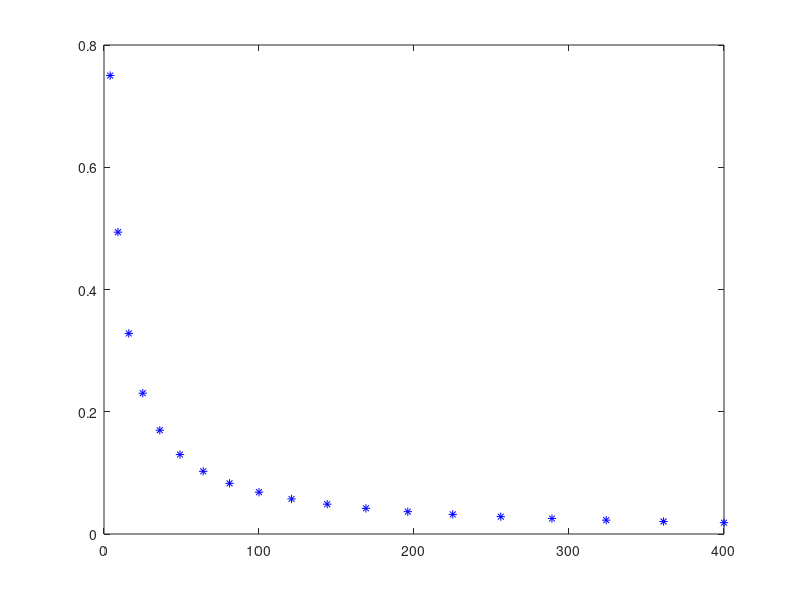

This chart was generated by the following MATLAB code:
clear
close all
% 
% env = 'sample';

n = 2:20;
sparsity = zeros(1, length(n));
for ii = n
%create obstacles
% [ costs, P_tr, obst, n_rows, n_cols ] = add_obstacles(env );
n_rows = ii;
n_cols = ii;
costs = ones(n_rows, n_cols);

%build adjacency matrix
V = n_rows*n_cols; %total number of nodes
% N = V^2;
i_vals = [];
j_vals = [];
dist = [];

P_tr_thresh = .850;

tic
for i = 1:V    %for each row in adjacency matrix
   if (mod(i,n_cols) >0) %if it isn't on the right edge of grid 
    j_vals(end+1) = i; %add node to right
    i_vals(end+1) = i+1;
    dist(end+1) = 1;
   end

   if (mod(i, n_cols) ~=1) %if node isn't on the left edge of grid
    j_vals(end+1) = i; %add node to left
    i_vals(end+1) = i-1;
    dist(end+1) = 1;
   end
   
   if (i> n_cols) %if vertex isn't on top of grid
    j_vals(end+1) = i ;   %add next node up
    i_vals(end+1) = i - n_cols;
    dist(end+1) = 1;
       if (mod(i,n_cols) >0) %if it isn't on the right edge of grid 
        j_vals(end+1) = i; %add node to diagonal right
        i_vals(end+1) = i+1 - n_cols;
        dist(end+1) = sqrt(2);
       end
% 
       if (mod(i, n_cols) ~=1) %if node isn't on the left edge of grid
        j_vals(end+1) = i; %add node to diagonal left
        i_vals(end+1) = i-1 -n_cols;
        dist(end+1) = sqrt(2);
       end
   end
   
   if (i<=(V- n_cols))   %if vertex isn't on bottom of grid
    j_vals(end+1) = i ;  %add next node down
    i_vals(end+1) = i+n_cols ;
    dist(end+1) = 1;
       if (mod(i,n_cols) >0) %if it isn't on the right edge of grid 
        j_vals(end+1) = i; %add node to diagonal right
        i_vals(end+1) = i+1+ n_cols;
        dist(end+1) = sqrt(2);
       end
% 
       if (mod(i, n_cols) ~=1) %if node isn't on the left edge of grid
        j_vals(end+1) = i; %add node to diagonal left
        i_vals(end+1) = i-1+n_cols;
        dist(end+1) = sqrt(2);
       end
   end   
end

% %populate coordinates for plotting
coords = [];
for i = 1:V
   col = mod(i,n_cols);
   row = ceil((i)/n_cols);
      if (col==0) col = n_cols; end 
   coords(end+1,:) = [row, col]; 
end


%create adjacency matrix
vals = zeros(size(i_vals));
for i=1:length(i_vals)
    vals(i) = mean([costs(i_vals(i)), costs(j_vals(i))])*dist(i);
end
adj= sparse(i_vals, j_vals, vals); %one section of the adjacency matrix

%     gplot(adj, coords, '*-') %plot graph
%     axis([0 16 0 16])
sp = nnz(adj)/numel(adj)
sparsity(ii) = sp;
end

plot(n.^2, sparsity(2:end), 'b*')
